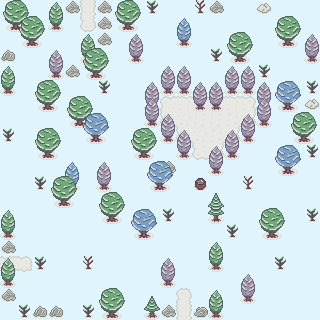

Tiled map render using the project's own tile images. Description and the map definition, with tile-layer contents summarised, below:
An orthogonal 20x20 tile map with 16x16 px tiles, 2 tile layers (Tile Layer 1, Tile Layer 2), 4 tilesets and 11 objects (3x Door, NPC, Modifier).

<map version="1.9" tiledversion="1.9.0" orientation="orthogonal" renderorder="right-down" width="20" height="20" tilewidth="16" tileheight="16" infinite="0" backgroundcolor="#e1f5fe" nextlayerid="10" nextobjectid="58">
 <properties>
  <property name="has-hints" type="bool" value="true" />
  <property name="map-name" value="Mitsu Forest" />
  <property name="milla" value="(dialog '((&quot;/milla&quot; &quot;We stop for a picnic? No?&quot;)))" />
  <property name="music" value="forest" />
 </properties>
 <tileset firstgid="1" source="../tilesets/outdoor-1.tsx" />
 <tileset firstgid="129" source="../tilesets/npc_main.tsx" />
 <tileset firstgid="161" source="../tilesets/basic.tsx" />
 <tileset firstgid="185" source="../tilesets/npc_common.tsx" />
 <layer id="1" name="Tile Layer 1" width="20" height="20">
  <data>[400 cells, 129 non-empty, 29 distinct tile ids]</data>
 </layer>
 <objectgroup id="9" name="npc">
  <object id="42" class="NPC" gid="141" x="80" y="32" width="16" height="16">
   <properties>
    <property name="action">(begin 
    (dialog
        '(("…")
        ("???/_embarassed2" "Oops… yes, sorry, I am in the middle of the road…\nAre you a tourist? There are very few nowadays.")
        ("/hero" "N-no, I'm {{hero}}, this year's chosen hero.")
        ("???/_surprised" "What?! So is it you?!")
        ("???/_happy" "Nice to meet you, I've never met a hero before.")
        ("/" "My name is Milla, I was born and raised in this area.\nWhy are you here?")
        ("/hero" "I just left home to try to defeat the King of Evil.")
        ("/" "I too am setting out on a journey!")
        ("/hero" "Oh cool! Where are you going?")
        ("/_sweatsmile" "I have absolutely no idea.")
        ("/" "I just want to explore the world, know new places and learn new things!\nIt won't be easy but I want to visit the whole Kingdom!\nAnd maybe even visit places outside the Kingdom!")
        ("/hero_surprised" "Are there places outside the Kingdom?!")
        ("/" "Dunno, that's what I want to find out!")
        ("/_embarassed2" "Anyway…\nI was wondering… Do you… Do you want to stop for a picnic?")
        ("/hero_embarassed" "Oh, I'm sorry but I want to reach the Xeonjia Tower as soon as possible.")
        ("/hero" "Hopefully before dark.")
        ("/_sweatsmile" "Oh well yeah sure.")
        ("/hero_happy" "Maybe after defeating the King of Evil.")
        ("/_happy" "Sure!")
        ("/" "Anyway, I don't want to waste any more of your time.")
        ("/_happy" "After all, you have to save the world. Not an easy task!")
        ("/" "I'm sure we'll meet again soon, hero.")
        ("/_happy" "See ya!")
        ("/hero_happy" "Bye Milla!")))
    (set "007-milla" #t)
    (wait)
    (move 0)
    (wait 0.6)
    (move 3)
    (wait 0.6)
    (move 0)
    (wait 0.6)
    (move 3)
    (wait 0.6)
    (move 0)
    (wait 0.6)
    (leave))</property>
    <property name="actionOnEvent" value="(if  (get &quot;007-milla&quot;) (delete-me))" />
   </properties>
  </object>
 </objectgroup>
 <layer id="6" name="Tile Layer 2" width="20" height="20">
  <data>[400 cells, 74 non-empty, 10 distinct tile ids]</data>
 </layer>
 <objectgroup id="8" name="items">
  <object id="49" gid="71" x="208" y="128" width="16" height="16">
   <properties>
    <property name="action" value="(dialog '((&quot;/_1&quot; &quot;Picnic area – Do not leave rubbish, thanks.&quot;)))" />
   </properties>
  </object>
  <object id="51" gid="71" x="192" y="304" width="16" height="16">
   <properties>
    <property name="action">(dialog
  '(("/_1" "Picnic area ↑")
  ("/_1" "Forest Center ↓")))</property>
   </properties>
  </object>
  <object id="48" class="Modifier" gid="179" x="48" y="304" width="16" height="16">
   <properties>
    <property name="moneyDelta" type="int" value="10" />
   </properties>
  </object>
  <object id="45" gid="173" x="192" y="128" width="16" height="16">
   <properties>
    <property name="healthPointsDelta" type="int" value="50" />
   </properties>
  </object>
  <object id="55" gid="184" x="16" y="96" width="16" height="16">
   <properties>
    <property name="actionOnEvent" value="(if (visited-room &quot;12&quot;) (delete-me))" />
   </properties>
  </object>
  <object id="56" gid="184" x="16" y="288" width="16" height="16">
   <properties>
    <property name="actionOnEvent" value="(if (visited-room &quot;12&quot;) (delete-me))" />
   </properties>
  </object>
  <object id="57" gid="175" x="160" y="304" width="16" height="16">
   <properties>
    <property name="actionOnEvent" value="(if (visited-room &quot;12&quot;) (delete-me))" />
   </properties>
  </object>
 </objectgroup>
 <objectgroup id="2" name="spawn points">
  <object id="35" class="Door" x="80" y="0" width="16" height="16">
   <properties>
    <property name="mainDoor" type="bool" value="true" />
    <property name="roomId" value="9" />
   </properties>
  </object>
  <object id="40" class="Door" x="0" y="256" width="16" height="16">
   <properties>
    <property name="orientation" type="int" value="2" />
    <property name="roomId" value="10" />
   </properties>
  </object>
  <object id="41" class="Door" x="176" y="304" width="16" height="16">
   <properties>
    <property name="orientation" type="int" value="1" />
    <property name="roomId" value="11" />
   </properties>
  </object>
 </objectgroup>
</map>
